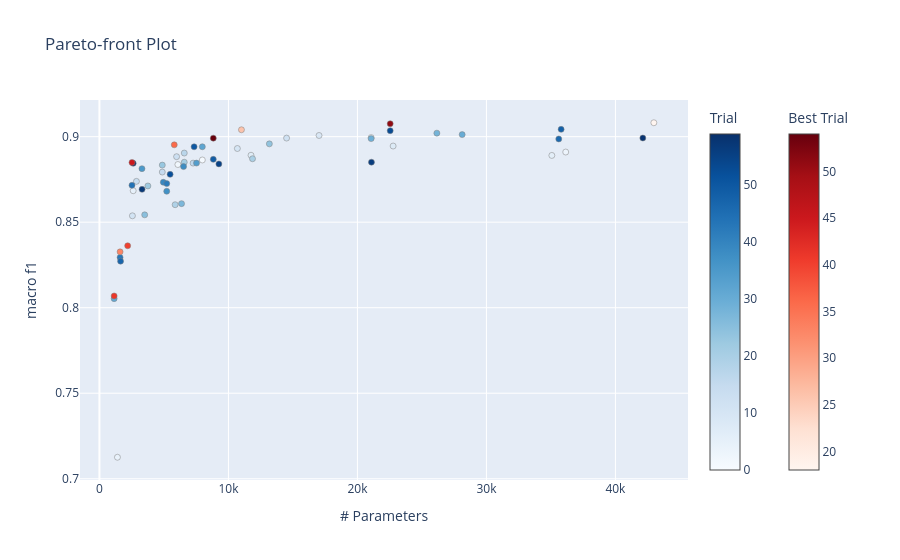

Notebook code cell kept with this figure:
### Code cell
fig = optuna.visualization.plot_pareto_front(study, targets=lambda t: (t.values[1], t.values[0]), target_names=["# Parameters", "macro f1"])
fig.show()

### Figure 1 — Plotly figure (JSON) as saved in the notebook; plotly's stock layout.template omitted (floating-point values rounded to 4 significant figures)
{"data": [{"hovertemplate": "%{text}<extra>Trial</extra>", "marker": {"color": [0, 1, 2, 3, 4, 5, 6, 7, 8, 9, 10, 11, 12, 13, 14, 15, 16, 17, 19, 20, 21, 22, 23, 24, 25, 27, 28, 29, 30, 31, 32, 34, 35, 37, 38, 39, 42, 43, 44, 46, 47, 48, 49, 50, 52, 53, 55, 56, 57, 58, 59], "colorbar": {"title": {"text": "Trial"}}, "colorscale": [[0, "rgb(247,251,255)"], [0.125, "rgb(222,235,247)"], [0.25, "rgb(198,219,239)"], [0.375, "rgb(158,202,225)"], [0.5, "rgb(107,174,214)"], [0.625, "rgb(66,146,198)"], [0.75, "rgb(33,113,181)"], [0.875, "rgb(8,81,156)"], [1, "rgb(8,48,107)"]], "line": {"color": "Grey", "width": 0.5}}, "mode": "markers", "showlegend": false, "text": ["{<br>  \"number\": 0,<br>  \"values\": [<br>    0.8994778308325263,<br>    21064.0<br>  ],<br>  \"params\": {<br>    \"num_blocks_slstm_at\": 4,<br>    \"dropout\": 0.25,<br>    \"embedding_dim\": 32,<br>    \"conv1d_kernel_size\": 51,<br>    \"num_heads\": 2<br>  },<br>  \"user_attrs\": {<br>    \"block_config\": \"2_ms\",<br>    \"num_blocks_slstm_at\": \"2_[1]\"<br>  }<br>}", "{<br>  \"number\": 1,<br>  \"values\": [<br>    0.8863740996074645,<br>    7976.0<br>  ],<br>  \"params\": {<br>    \"num_blocks_slstm_at\": 10,<br>    \"dropout\": 0.2,<br>    \"embedding_dim\": 16,<br>    \"conv1d_kernel_size\": 21,<br>    \"num_heads\": 2<br>  },<br>  \"user_attrs\": {<br>    \"block_config\": \"3_ssm\",<br>    \"num_blocks_slstm_at\": \"3_[0,1]\"<br>  }<br>}", "{<br>  \"number\": 2,<br>  \"values\": [<br>    0.8837041718263288,<br>    6082.0<br>  ],<br>  \"params\": {<br>    \"num_blocks_slstm_at\": 6,<br>    \"dropout\": 0.15000000000000002,<br>    \"embedding_dim\": 12,<br>    \"conv1d_kernel_size\": 31,<br>    \"num_heads\": 1<br>  },<br>  \"user_attrs\": {<br>    \"block_config\": \"3_mmm\",<br>    \"num_blocks_slstm_at\": \"3_[]\"<br>  }<br>}", "{<br>  \"number\": 3,<br>  \"values\": [<br>    0.8910065078317297,<br>    36148.0<br>  ],<br>  \"params\": {<br>    \"num_blocks_slstm_at\": 13,<br>    \"dropout\": 0.15000000000000002,<br>    \"embedding_dim\": 36,<br>    \"conv1d_kernel_size\": 41,<br>    \"num_heads\": 2<br>  },<br>  \"user_attrs\": {<br>    \"block_config\": \"3_sss\",<br>    \"num_blocks_slstm_at\": \"3_[0,1,2]\"<br>  }<br>}", "{<br>  \"number\": 4,<br>  \"values\": [<br>    0.7125690662785849,<br>    1396.0<br>  ],<br>  \"params\": {<br>    \"num_blocks_slstm_at\": 1,<br>    \"dropout\": 0.2,<br>    \"embedding_dim\": 8,<br>    \"conv1d_kernel_size\": 61,<br>    \"num_heads\": 1<br>  },<br>  \"user_attrs\": {<br>    \"block_config\": \"1_s\",<br>    \"num_blocks_slstm_at\": \"1_[0]\"<br>  }<br>}", "{<br>  \"number\": 5,<br>  \"values\": [<br>    0.8683854897337151,<br>    2616.0<br>  ],<br>  \"params\": {<br>    \"num_blocks_slstm_at\": 11,<br>    \"dropout\": 0.4,<br>    \"embedding_dim\": 8,<br>    \"conv1d_kernel_size\": 21,<br>    \"num_heads\": 2<br>  },<br>  \"user_attrs\": {<br>    \"block_config\": \"3_sms\",<br>    \"num_blocks_slstm_at\": \"3_[0,2]\"<br>  }<br>}", "{<br>  \"number\": 6,<br>  \"values\": [<br>    0.8890245427652576,<br>    35072.0<br>  ],<br>  \"params\": {<br>    \"num_blocks_slstm_at\": 10,<br>    \"dropout\": 0.5,<br>    \"embedding_dim\": 36,<br>    \"conv1d_kernel_size\": 31,<br>    \"num_heads\": 2<br>  },<br>  \"user_attrs\": {<br>    \"block_config\": \"3_ssm\",<br>    \"num_blocks_slstm_at\": \"3_[0,1]\"<br>  }<br>}", "{<br>  \"number\": 7,<br>  \"values\": [<br>    0.8891400097613857,<br>    11750.0<br>  ],<br>  \"params\": {<br>    \"num_blocks_slstm_at\": 12,<br>    \"dropout\": 0.30000000000000004,<br>    \"embedding_dim\": 16,<br>    \"conv1d_kernel_size\": 51,<br>    \"num_heads\": 1<br>  },<br>  \"user_attrs\": {<br>    \"block_config\": \"3_mss\",<br>    \"num_blocks_slstm_at\": \"3_[1,2]\"<br>  }<br>}", "{<br>  \"number\": 8,<br>  \"values\": [<br>    0.8945172131322164,<br>    22768.0<br>  ],<br>  \"params\": {<br>    \"num_blocks_slstm_at\": 5,<br>    \"dropout\": 0.1,<br>    \"embedding_dim\": 28,<br>    \"conv1d_kernel_size\": 61,<br>    \"num_heads\": 1<br>  },<br>  \"user_attrs\": {<br>    \"block_config\": \"2_ss\",<br>    \"num_blocks_slstm_at\": \"2_[0,1]\"<br>  }<br>}", "{<br>  \"number\": 9,<br>  \"values\": [<br>    0.9006900747894151,<br>    17024.0<br>  ],<br>  \"params\": {<br>    \"num_blocks_slstm_at\": 9,<br>    \"dropout\": 0.4,<br>    \"embedding_dim\": 24,<br>    \"conv1d_kernel_size\": 11,<br>    \"num_heads\": 1<br>  },<br>  \"user_attrs\": {<br>    \"block_config\": \"3_mms\",<br>    \"num_blocks_slstm_at\": \"3_[2]\"<br>  }<br>}", "{<br>  \"number\": 10,<br>  \"values\": [<br>    0.8930702927797316,<br>    10692.0<br>  ],<br>  \"params\": {<br>    \"num_blocks_slstm_at\": 11,<br>    \"dropout\": 0.4,<br>    \"embedding_dim\": 20,<br>    \"conv1d_kernel_size\": 21,<br>    \"num_heads\": 4<br>  },<br>  \"user_attrs\": {<br>    \"block_config\": \"3_sms\",<br>    \"num_blocks_slstm_at\": \"3_[0,2]\"<br>  }<br>}", "{<br>  \"number\": 11,<br>  \"values\": [<br>    0.8537272696292566,<br>    2556.0<br>  ],<br>  \"params\": {<br>    \"num_blocks_slstm_at\": 11,<br>    \"dropout\": 0.4,<br>    \"embedding_dim\": 8,<br>    \"conv1d_kernel_size\": 21,<br>    \"num_heads\": 4<br>  },<br>  \"user_attrs\": {<br>    \"block_config\": \"3_sms\",<br>    \"num_blocks_slstm_at\": \"3_[0,2]\"<br>  }<br>}", "{<br>  \"number\": 12,<br>  \"values\": [<br>    0.8991668949429226,<br>    14508.0<br>  ],<br>  \"params\": {<br>    \"num_blocks_slstm_at\": 11,<br>    \"dropout\": 0.4,<br>    \"embedding_dim\": 24,<br>    \"conv1d_kernel_size\": 21,<br>    \"num_heads\": 4<br>  },<br>  \"user_attrs\": {<br>    \"block_config\": \"3_sms\",<br>    \"num_blocks_slstm_at\": \"3_[0,2]\"<br>  }<br>}", "{<br>  \"number\": 13,<br>  \"values\": [<br>    0.8882959295669512,<br>    5980.0<br>  ],<br>  \"params\": {<br>    \"num_blocks_slstm_at\": 2,<br>    \"dropout\": 0.5,<br>    \"embedding_dim\": 16,<br>    \"conv1d_kernel_size\": 21,<br>    \"num_heads\": 2<br>  },<br>  \"user_attrs\": {<br>    \"block_config\": \"2_mm\",<br>    \"num_blocks_slstm_at\": \"2_[]\"<br>  }<br>}", "{<br>  \"number\": 14,<br>  \"values\": [<br>    0.873857990446103,<br>    2868.0<br>  ],<br>  \"params\": {<br>    \"num_blocks_slstm_at\": 2,<br>    \"dropout\": 0.5,<br>    \"embedding_dim\": 8,<br>    \"conv1d_kernel_size\": 41,<br>    \"num_heads\": 2<br>  },<br>  \"user_attrs\": {<br>    \"block_config\": \"2_mm\",<br>    \"num_blocks_slstm_at\": \"2_[]\"<br>  }<br>}", "{<br>  \"number\": 15,<br>  \"values\": [<br>    0.8792982689114561,<br>    4872.0<br>  ],<br>  \"params\": {<br>    \"num_blocks_slstm_at\": 2,<br>    \"dropout\": 0.5,<br>    \"embedding_dim\": 12,<br>    \"conv1d_kernel_size\": 41,<br>    \"num_heads\": 2<br>  },<br>  \"user_attrs\": {<br>    \"block_config\": \"2_mm\",<br>    \"num_blocks_slstm_at\": \"2_[]\"<br>  }<br>}", "{<br>  \"number\": 16,<br>  \"values\": [<br>    0.8845339259327138,<br>    7260.0<br>  ],<br>  \"params\": {<br>    \"num_blocks_slstm_at\": 2,<br>    \"dropout\": 0.5,<br>    \"embedding_dim\": 16,<br>    \"conv1d_kernel_size\": 41,<br>    \"num_heads\": 2<br>  },<br>  \"user_attrs\": {<br>    \"block_config\": \"2_mm\",<br>    \"num_blocks_slstm_at\": \"2_[]\"<br>  }<br>}", "{<br>  \"number\": 17,<br>  \"values\": [<br>    0.8904116705835083,<br>    6576.0<br>  ],<br>  \"params\": {<br>    \"num_blocks_slstm_at\": 8,<br>    \"dropout\": 0.45000000000000007,<br>    \"embedding_dim\": 12,<br>    \"conv1d_kernel_size\": 41,<br>    \"num_heads\": 2<br>  },<br>  \"user_attrs\": {<br>    \"block_config\": \"3_msm\",<br>    \"num_blocks_slstm_at\": \"3_[1]\"<br>  }<br>}", "{<br>  \"number\": 19,<br>  \"values\": [<br>    0.8602160419941636,<br>    5868.0<br>  ],<br>  \"params\": {<br>    \"num_blocks_slstm_at\": 0,<br>    \"dropout\": 0.30000000000000004,<br>    \"embedding_dim\": 24,<br>    \"conv1d_kernel_size\": 11,<br>    \"num_heads\": 4<br>  },<br>  \"user_attrs\": {<br>    \"block_config\": \"1_m\",<br>    \"num_blocks_slstm_at\": \"1_[]\"<br>  }<br>}", "{<br>  \"number\": 20,<br>  \"values\": [<br>    0.8870814461484512,<br>    11868.0<br>  ],<br>  \"params\": {<br>    \"num_blocks_slstm_at\": 3,<br>    \"dropout\": 0.35,<br>    \"embedding_dim\": 24,<br>    \"conv1d_kernel_size\": 41,<br>    \"num_heads\": 4<br>  },<br>  \"user_attrs\": {<br>    \"block_config\": \"2_sm\",<br>    \"num_blocks_slstm_at\": \"2_[0]\"<br>  }<br>}", "{<br>  \"number\": 21,<br>  \"values\": [<br>    0.8850642985672741,<br>    6576.0<br>  ],<br>  \"params\": {<br>    \"num_blocks_slstm_at\": 7,<br>    \"dropout\": 0.45000000000000007,<br>    \"embedding_dim\": 12,<br>    \"conv1d_kernel_size\": 41,<br>    \"num_heads\": 2<br>  },<br>  \"user_attrs\": {<br>    \"block_config\": \"3_smm\",<br>    \"num_blocks_slstm_at\": \"3_[0]\"<br>  }<br>}", "{<br>  \"number\": 22,<br>  \"values\": [<br>    0.8711855635434045,<br>    3756.0<br>  ],<br>  \"params\": {<br>    \"num_blocks_slstm_at\": 8,<br>    \"dropout\": 0.45000000000000007,<br>    \"embedding_dim\": 8,<br>    \"conv1d_kernel_size\": 41,<br>    \"num_heads\": 2<br>  },<br>  \"user_attrs\": {<br>    \"block_config\": \"3_msm\",<br>    \"num_blocks_slstm_at\": \"3_[1]\"<br>  }<br>}", "{<br>  \"number\": 23,<br>  \"values\": [<br>    0.8833755666563192,<br>    4872.0<br>  ],<br>  \"params\": {<br>    \"num_blocks_slstm_at\": 2,<br>    \"dropout\": 0.45000000000000007,<br>    \"embedding_dim\": 12,<br>    \"conv1d_kernel_size\": 41,<br>    \"num_heads\": 2<br>  },<br>  \"user_attrs\": {<br>    \"block_config\": \"2_mm\",<br>    \"num_blocks_slstm_at\": \"2_[]\"<br>  }<br>}", "{<br>  \"number\": 24,<br>  \"values\": [<br>    0.8957833746072954,<br>    13172.0<br>  ],<br>  \"params\": {<br>    \"num_blocks_slstm_at\": 8,<br>    \"dropout\": 0.35,<br>    \"embedding_dim\": 20,<br>    \"conv1d_kernel_size\": 31,<br>    \"num_heads\": 2<br>  },<br>  \"user_attrs\": {<br>    \"block_config\": \"3_msm\",<br>    \"num_blocks_slstm_at\": \"3_[1]\"<br>  }<br>}", "{<br>  \"number\": 25,<br>  \"values\": [<br>    0.8542942051372666,<br>    3508.0<br>  ],<br>  \"params\": {<br>    \"num_blocks_slstm_at\": 2,<br>    \"dropout\": 0.5,<br>    \"embedding_dim\": 8,<br>    \"conv1d_kernel_size\": 61,<br>    \"num_heads\": 2<br>  },<br>  \"user_attrs\": {<br>    \"block_config\": \"2_mm\",<br>    \"num_blocks_slstm_at\": \"2_[]\"<br>  }<br>}", "{<br>  \"number\": 27,<br>  \"values\": [<br>    0.8608438436281809,<br>    6364.0<br>  ],<br>  \"params\": {<br>    \"num_blocks_slstm_at\": 1,<br>    \"dropout\": 0.25,<br>    \"embedding_dim\": 20,<br>    \"conv1d_kernel_size\": 61,<br>    \"num_heads\": 1<br>  },<br>  \"user_attrs\": {<br>    \"block_config\": \"1_s\",<br>    \"num_blocks_slstm_at\": \"1_[0]\"<br>  }<br>}", "{<br>  \"number\": 28,<br>  \"values\": [<br>    0.9020624588358246,<br>    26158.0<br>  ],<br>  \"params\": {<br>    \"num_blocks_slstm_at\": 12,<br>    \"dropout\": 0.35,<br>    \"embedding_dim\": 28,<br>    \"conv1d_kernel_size\": 11,<br>    \"num_heads\": 1<br>  },<br>  \"user_attrs\": {<br>    \"block_config\": \"3_mss\",<br>    \"num_blocks_slstm_at\": \"3_[1,2]\"<br>  }<br>}", "{<br>  \"number\": 29,<br>  \"values\": [<br>    0.8988561618415747,<br>    21064.0<br>  ],<br>  \"params\": {<br>    \"num_blocks_slstm_at\": 4,<br>    \"dropout\": 0.25,<br>    \"embedding_dim\": 32,<br>    \"conv1d_kernel_size\": 51,<br>    \"num_heads\": 2<br>  },<br>  \"user_attrs\": {<br>    \"block_config\": \"2_ms\",<br>    \"num_blocks_slstm_at\": \"2_[1]\"<br>  }<br>}", "{<br>  \"number\": 30,<br>  \"values\": [<br>    0.9011910402454856,<br>    28120.0<br>  ],<br>  \"params\": {<br>    \"num_blocks_slstm_at\": 9,<br>    \"dropout\": 0.30000000000000004,<br>    \"embedding_dim\": 28,<br>    \"conv1d_kernel_size\": 51,<br>    \"num_heads\": 1<br>  },<br>  \"user_attrs\": {<br>    \"block_config\": \"3_mms\",<br>    \"num_blocks_slstm_at\": \"3_[2]\"<br>  }<br>}", "{<br>  \"number\": 31,<br>  \"values\": [<br>    0.8052991526556883,<br>    1140.0<br>  ],<br>  \"params\": {<br>    \"num_blocks_slstm_at\": 1,<br>    \"dropout\": 0.45000000000000007,<br>    \"embedding_dim\": 8,<br>    \"conv1d_kernel_size\": 61,<br>    \"num_heads\": 2<br>  },<br>  \"user_attrs\": {<br>    \"block_config\": \"1_s\",<br>    \"num_blocks_slstm_at\": \"1_[0]\"<br>  }<br>}", "{<br>  \"number\": 32,<br>  \"values\": [<br>    0.8940962847969205,<br>    7976.0<br>  ],<br>  \"params\": {<br>    \"num_blocks_slstm_at\": 11,<br>    \"dropout\": 0.35,<br>    \"embedding_dim\": 16,<br>    \"conv1d_kernel_size\": 21,<br>    \"num_heads\": 2<br>  },<br>  \"user_attrs\": {<br>    \"block_config\": \"3_sms\",<br>    \"num_blocks_slstm_at\": \"3_[0,2]\"<br>  }<br>}", "{<br>  \"number\": 34,<br>  \"values\": [<br>    0.8845395875651738,<br>    7524.0<br>  ],<br>  \"params\": {<br>    \"num_blocks_slstm_at\": 13,<br>    \"dropout\": 0.45000000000000007,<br>    \"embedding_dim\": 16,<br>    \"conv1d_kernel_size\": 21,<br>    \"num_heads\": 2<br>  },<br>  \"user_attrs\": {<br>    \"block_config\": \"3_sss\",<br>    \"num_blocks_slstm_at\": \"3_[0,1,2]\"<br>  }<br>}", "{<br>  \"number\": 35,<br>  \"values\": [<br>    0.8812916442190128,<br>    3296.0<br>  ],<br>  \"params\": {<br>    \"num_blocks_slstm_at\": 6,<br>    \"dropout\": 0.4,<br>    \"embedding_dim\": 8,<br>    \"conv1d_kernel_size\": 21,<br>    \"num_heads\": 2<br>  },<br>  \"user_attrs\": {<br>    \"block_config\": \"3_mmm\",<br>    \"num_blocks_slstm_at\": \"3_[]\"<br>  }<br>}", "{<br>  \"number\": 37,<br>  \"values\": [<br>    0.8680713354657786,<br>    5216.0<br>  ],<br>  \"params\": {<br>    \"num_blocks_slstm_at\": 6,<br>    \"dropout\": 0.35,<br>    \"embedding_dim\": 8,<br>    \"conv1d_kernel_size\": 61,<br>    \"num_heads\": 2<br>  },<br>  \"user_attrs\": {<br>    \"block_config\": \"3_mmm\",<br>    \"num_blocks_slstm_at\": \"3_[]\"<br>  }<br>}", "{<br>  \"number\": 38,<br>  \"values\": [<br>    0.8825056087321843,<br>    6520.0<br>  ],<br>  \"params\": {<br>    \"num_blocks_slstm_at\": 6,<br>    \"dropout\": 0.2,<br>    \"embedding_dim\": 12,<br>    \"conv1d_kernel_size\": 31,<br>    \"num_heads\": 2<br>  },<br>  \"user_attrs\": {<br>    \"block_config\": \"3_mmm\",<br>    \"num_blocks_slstm_at\": \"3_[]\"<br>  }<br>}", "{<br>  \"number\": 39,<br>  \"values\": [<br>    0.8733496075848736,<br>    4952.0<br>  ],<br>  \"params\": {<br>    \"num_blocks_slstm_at\": 10,<br>    \"dropout\": 0.25,<br>    \"embedding_dim\": 12,<br>    \"conv1d_kernel_size\": 21,<br>    \"num_heads\": 2<br>  },<br>  \"user_attrs\": {<br>    \"block_config\": \"3_ssm\",<br>    \"num_blocks_slstm_at\": \"3_[0,1]\"<br>  }<br>}", "{<br>  \"number\": 42,<br>  \"values\": [<br>    0.8725510918362842,<br>    5216.0<br>  ],<br>  \"params\": {<br>    \"num_blocks_slstm_at\": 6,<br>    \"dropout\": 0.4,<br>    \"embedding_dim\": 8,<br>    \"conv1d_kernel_size\": 61,<br>    \"num_heads\": 2<br>  },<br>  \"user_attrs\": {<br>    \"block_config\": \"3_mmm\",<br>    \"num_blocks_slstm_at\": \"3_[]\"<br>  }<br>}", "{<br>  \"number\": 43,<br>  \"values\": [<br>    0.8293967152110922,<br>    1600.0<br>  ],<br>  \"params\": {<br>    \"num_blocks_slstm_at\": 1,<br>    \"dropout\": 0.35,<br>    \"embedding_dim\": 12,<br>    \"conv1d_kernel_size\": 21,<br>    \"num_heads\": 2<br>  },<br>  \"user_attrs\": {<br>    \"block_config\": \"1_s\",<br>    \"num_blocks_slstm_at\": \"1_[0]\"<br>  }<br>}", "{<br>  \"number\": 44,<br>  \"values\": [<br>    0.8715869681434584,<br>    2522.0<br>  ],<br>  \"params\": {<br>    \"num_blocks_slstm_at\": 6,<br>    \"dropout\": 0.4,<br>    \"embedding_dim\": 8,<br>    \"conv1d_kernel_size\": 11,<br>    \"num_heads\": 1<br>  },<br>  \"user_attrs\": {<br>    \"block_config\": \"3_mmm\",<br>    \"num_blocks_slstm_at\": \"3_[]\"<br>  }<br>}", "{<br>  \"number\": 46,<br>  \"values\": [<br>    0.8986561776906878,<br>    35610.0<br>  ],<br>  \"params\": {<br>    \"num_blocks_slstm_at\": 6,<br>    \"dropout\": 0.1,<br>    \"embedding_dim\": 40,<br>    \"conv1d_kernel_size\": 11,<br>    \"num_heads\": 1<br>  },<br>  \"user_attrs\": {<br>    \"block_config\": \"3_mmm\",<br>    \"num_blocks_slstm_at\": \"3_[]\"<br>  }<br>}", "{<br>  \"number\": 47,<br>  \"values\": [<br>    0.8272066842794555,<br>    1638.0<br>  ],<br>  \"params\": {<br>    \"num_blocks_slstm_at\": 0,<br>    \"dropout\": 0.15000000000000002,<br>    \"embedding_dim\": 12,<br>    \"conv1d_kernel_size\": 11,<br>    \"num_heads\": 1<br>  },<br>  \"user_attrs\": {<br>    \"block_config\": \"1_m\",<br>    \"num_blocks_slstm_at\": \"1_[]\"<br>  }<br>}", "{<br>  \"number\": 48,<br>  \"values\": [<br>    0.9042714705871233,<br>    35792.0<br>  ],<br>  \"params\": {<br>    \"num_blocks_slstm_at\": 7,<br>    \"dropout\": 0.1,<br>    \"embedding_dim\": 36,<br>    \"conv1d_kernel_size\": 11,<br>    \"num_heads\": 1<br>  },<br>  \"user_attrs\": {<br>    \"block_config\": \"3_smm\",<br>    \"num_blocks_slstm_at\": \"3_[0]\"<br>  }<br>}", "{<br>  \"number\": 49,<br>  \"values\": [<br>    0.8867351422462437,<br>    8826.0<br>  ],<br>  \"params\": {<br>    \"num_blocks_slstm_at\": 3,<br>    \"dropout\": 0.15000000000000002,<br>    \"embedding_dim\": 20,<br>    \"conv1d_kernel_size\": 11,<br>    \"num_heads\": 1<br>  },<br>  \"user_attrs\": {<br>    \"block_config\": \"2_sm\",<br>    \"num_blocks_slstm_at\": \"2_[0]\"<br>  }<br>}", "{<br>  \"number\": 50,<br>  \"values\": [<br>    0.8940704960091446,<br>    7338.0<br>  ],<br>  \"params\": {<br>    \"num_blocks_slstm_at\": 6,<br>    \"dropout\": 0.2,<br>    \"embedding_dim\": 16,<br>    \"conv1d_kernel_size\": 11,<br>    \"num_heads\": 1<br>  },<br>  \"user_attrs\": {<br>    \"block_config\": \"3_mmm\",<br>    \"num_blocks_slstm_at\": \"3_[]\"<br>  }<br>}", "{<br>  \"number\": 52,<br>  \"values\": [<br>    0.8779567946748249,<br>    5478.0<br>  ],<br>  \"params\": {<br>    \"num_blocks_slstm_at\": 12,<br>    \"dropout\": 0.25,<br>    \"embedding_dim\": 12,<br>    \"conv1d_kernel_size\": 11,<br>    \"num_heads\": 1<br>  },<br>  \"user_attrs\": {<br>    \"block_config\": \"3_mss\",<br>    \"num_blocks_slstm_at\": \"3_[1,2]\"<br>  }<br>}", "{<br>  \"number\": 53,<br>  \"values\": [<br>    0.9034813932771839,<br>    22540.0<br>  ],<br>  \"params\": {<br>    \"num_blocks_slstm_at\": 12,<br>    \"dropout\": 0.1,<br>    \"embedding_dim\": 32,<br>    \"conv1d_kernel_size\": 11,<br>    \"num_heads\": 4<br>  },<br>  \"user_attrs\": {<br>    \"block_config\": \"3_mss\",<br>    \"num_blocks_slstm_at\": \"3_[1,2]\"<br>  }<br>}", "{<br>  \"number\": 55,<br>  \"values\": [<br>    0.88406067587349,<br>    9260.0<br>  ],<br>  \"params\": {<br>    \"num_blocks_slstm_at\": 12,<br>    \"dropout\": 0.30000000000000004,<br>    \"embedding_dim\": 16,<br>    \"conv1d_kernel_size\": 51,<br>    \"num_heads\": 4<br>  },<br>  \"user_attrs\": {<br>    \"block_config\": \"3_mss\",<br>    \"num_blocks_slstm_at\": \"3_[1,2]\"<br>  }<br>}", "{<br>  \"number\": 56,<br>  \"values\": [<br>    0.8850912326620232,<br>    21088.0<br>  ],<br>  \"params\": {<br>    \"num_blocks_slstm_at\": 5,<br>    \"dropout\": 0.2,<br>    \"embedding_dim\": 28,<br>    \"conv1d_kernel_size\": 31,<br>    \"num_heads\": 1<br>  },<br>  \"user_attrs\": {<br>    \"block_config\": \"2_ss\",<br>    \"num_blocks_slstm_at\": \"2_[0,1]\"<br>  }<br>}", "{<br>  \"number\": 57,<br>  \"values\": [<br>    0.8691894326645305,<br>    3304.0<br>  ],<br>  \"params\": {<br>    \"num_blocks_slstm_at\": 13,<br>    \"dropout\": 0.35,<br>    \"embedding_dim\": 12,<br>    \"conv1d_kernel_size\": 11,<br>    \"num_heads\": 4<br>  },<br>  \"user_attrs\": {<br>    \"block_config\": \"3_sss\",<br>    \"num_blocks_slstm_at\": \"3_[0,1,2]\"<br>  }<br>}", "{<br>  \"number\": 58,<br>  \"values\": [<br>    0.8992003947585331,<br>    42126.0<br>  ],<br>  \"params\": {<br>    \"num_blocks_slstm_at\": 10,<br>    \"dropout\": 0.35,<br>    \"embedding_dim\": 36,<br>    \"conv1d_kernel_size\": 11,<br>    \"num_heads\": 1<br>  },<br>  \"user_attrs\": {<br>    \"block_config\": \"3_ssm\",<br>    \"num_blocks_slstm_at\": \"3_[0,1]\"<br>  }<br>}", "{<br>  \"number\": 59,<br>  \"values\": [<br>    0.8844174046329071,<br>    2616.0<br>  ],<br>  \"params\": {<br>    \"num_blocks_slstm_at\": 9,<br>    \"dropout\": 0.30000000000000004,<br>    \"embedding_dim\": 8,<br>    \"conv1d_kernel_size\": 11,<br>    \"num_heads\": 1<br>  },<br>  \"user_attrs\": {<br>    \"block_config\": \"3_mms\",<br>    \"num_blocks_slstm_at\": \"3_[2]\"<br>  }<br>}"], "type": "scatter", "x": [21064, 7976, 6082, 36148, 1396, 2616, 35072, 11750, 22768, 17024, 10692, 2556, 14508, 5980, 2868, 4872, 7260, 6576, 5868, 11868, 6576, 3756, 4872, 13172, 3508, 6364, 26158, 21064, 28120, 1140, 7976, 7524, 3296, 5216, 6520, 4952, 5216, 1600, 2522, 35610, 1638, 35792, 8826, 7338, 5478, 22540, 9260, 21088, 3304, 42126, 2616], "y": [0.8995, 0.8864, 0.8837, 0.891, 0.7126, 0.8684, 0.889, 0.8891, 0.8945, 0.9007, 0.8931, 0.8537, 0.8992, 0.8883, 0.8739, 0.8793, 0.8845, 0.8904, 0.8602, 0.8871, 0.8851, 0.8712, 0.8834, 0.8958, 0.8543, 0.8608, 0.9021, 0.8989, 0.9012, 0.8053, 0.8941, 0.8845, 0.8813, 0.8681, 0.8825, 0.8733, 0.8726, 0.8294, 0.8716, 0.8987, 0.8272, 0.9043, 0.8867, 0.8941, 0.878, 0.9035, 0.8841, 0.8851, 0.8692, 0.8992, 0.8844]}, {"hovertemplate": "%{text}<extra>Best Trial</extra>", "marker": {"color": [18, 26, 33, 36, 40, 41, 45, 51, 54], "colorbar": {"title": {"text": "Best Trial"}, "x": 1.1, "xpad": 40}, "colorscale": [[0, "rgb(255,245,240)"], [0.125, "rgb(254,224,210)"], [0.25, "rgb(252,187,161)"], [0.375, "rgb(252,146,114)"], [0.5, "rgb(251,106,74)"], [0.625, "rgb(239,59,44)"], [0.75, "rgb(203,24,29)"], [0.875, "rgb(165,15,21)"], [1, "rgb(103,0,13)"]], "line": {"color": "Grey", "width": 0.5}}, "mode": "markers", "showlegend": false, "text": ["{<br>  \"number\": 18,<br>  \"values\": [<br>    0.9081327618742595,<br>    42980.0<br>  ],<br>  \"params\": {<br>    \"num_blocks_slstm_at\": 8,<br>    \"dropout\": 0.45000000000000007,<br>    \"embedding_dim\": 40,<br>    \"conv1d_kernel_size\": 41,<br>    \"num_heads\": 4<br>  },<br>  \"user_attrs\": {<br>    \"block_config\": \"3_msm\",<br>    \"num_blocks_slstm_at\": \"3_[1]\"<br>  }<br>}", "{<br>  \"number\": 26,<br>  \"values\": [<br>    0.9040259453395558,<br>    11008.0<br>  ],<br>  \"params\": {<br>    \"num_blocks_slstm_at\": 12,<br>    \"dropout\": 0.35,<br>    \"embedding_dim\": 20,<br>    \"conv1d_kernel_size\": 11,<br>    \"num_heads\": 2<br>  },<br>  \"user_attrs\": {<br>    \"block_config\": \"3_mss\",<br>    \"num_blocks_slstm_at\": \"3_[1,2]\"<br>  }<br>}", "{<br>  \"number\": 33,<br>  \"values\": [<br>    0.8326414945536276,<br>    1600.0<br>  ],<br>  \"params\": {<br>    \"num_blocks_slstm_at\": 1,<br>    \"dropout\": 0.4,<br>    \"embedding_dim\": 12,<br>    \"conv1d_kernel_size\": 21,<br>    \"num_heads\": 2<br>  },<br>  \"user_attrs\": {<br>    \"block_config\": \"1_s\",<br>    \"num_blocks_slstm_at\": \"1_[0]\"<br>  }<br>}", "{<br>  \"number\": 36,<br>  \"values\": [<br>    0.8952157055599805,<br>    5800.0<br>  ],<br>  \"params\": {<br>    \"num_blocks_slstm_at\": 6,<br>    \"dropout\": 0.35,<br>    \"embedding_dim\": 12,<br>    \"conv1d_kernel_size\": 21,<br>    \"num_heads\": 2<br>  },<br>  \"user_attrs\": {<br>    \"block_config\": \"3_mmm\",<br>    \"num_blocks_slstm_at\": \"3_[]\"<br>  }<br>}", "{<br>  \"number\": 40,<br>  \"values\": [<br>    0.8362234480432826,<br>    2188.0<br>  ],<br>  \"params\": {<br>    \"num_blocks_slstm_at\": 5,<br>    \"dropout\": 0.30000000000000004,<br>    \"embedding_dim\": 8,<br>    \"conv1d_kernel_size\": 61,<br>    \"num_heads\": 2<br>  },<br>  \"user_attrs\": {<br>    \"block_config\": \"2_ss\",<br>    \"num_blocks_slstm_at\": \"2_[0,1]\"<br>  }<br>}", "{<br>  \"number\": 41,<br>  \"values\": [<br>    0.8068767745292732,<br>    1140.0<br>  ],<br>  \"params\": {<br>    \"num_blocks_slstm_at\": 1,<br>    \"dropout\": 0.4,<br>    \"embedding_dim\": 8,<br>    \"conv1d_kernel_size\": 61,<br>    \"num_heads\": 2<br>  },<br>  \"user_attrs\": {<br>    \"block_config\": \"1_s\",<br>    \"num_blocks_slstm_at\": \"1_[0]\"<br>  }<br>}", "{<br>  \"number\": 45,<br>  \"values\": [<br>    0.8849269464560193,<br>    2522.0<br>  ],<br>  \"params\": {<br>    \"num_blocks_slstm_at\": 6,<br>    \"dropout\": 0.1,<br>    \"embedding_dim\": 8,<br>    \"conv1d_kernel_size\": 11,<br>    \"num_heads\": 1<br>  },<br>  \"user_attrs\": {<br>    \"block_config\": \"3_mmm\",<br>    \"num_blocks_slstm_at\": \"3_[]\"<br>  }<br>}", "{<br>  \"number\": 51,<br>  \"values\": [<br>    0.9075679345022925,<br>    22540.0<br>  ],<br>  \"params\": {<br>    \"num_blocks_slstm_at\": 12,<br>    \"dropout\": 0.30000000000000004,<br>    \"embedding_dim\": 32,<br>    \"conv1d_kernel_size\": 11,<br>    \"num_heads\": 4<br>  },<br>  \"user_attrs\": {<br>    \"block_config\": \"3_mss\",<br>    \"num_blocks_slstm_at\": \"3_[1,2]\"<br>  }<br>}", "{<br>  \"number\": 54,<br>  \"values\": [<br>    0.8991351368142478,<br>    8826.0<br>  ],<br>  \"params\": {<br>    \"num_blocks_slstm_at\": 4,<br>    \"dropout\": 0.15000000000000002,<br>    \"embedding_dim\": 20,<br>    \"conv1d_kernel_size\": 11,<br>    \"num_heads\": 1<br>  },<br>  \"user_attrs\": {<br>    \"block_config\": \"2_ms\",<br>    \"num_blocks_slstm_at\": \"2_[1]\"<br>  }<br>}"], "type": "scatter", "x": [42980, 11008, 1600, 5800, 2188, 1140, 2522, 22540, 8826], "y": [0.9081, 0.904, 0.8326, 0.8952, 0.8362, 0.8069, 0.8849, 0.9076, 0.8991]}], "layout": {"title": {"text": "Pareto-front Plot"}, "xaxis": {"title": {"text": "# Parameters"}}, "yaxis": {"title": {"text": "macro f1"}}}}
